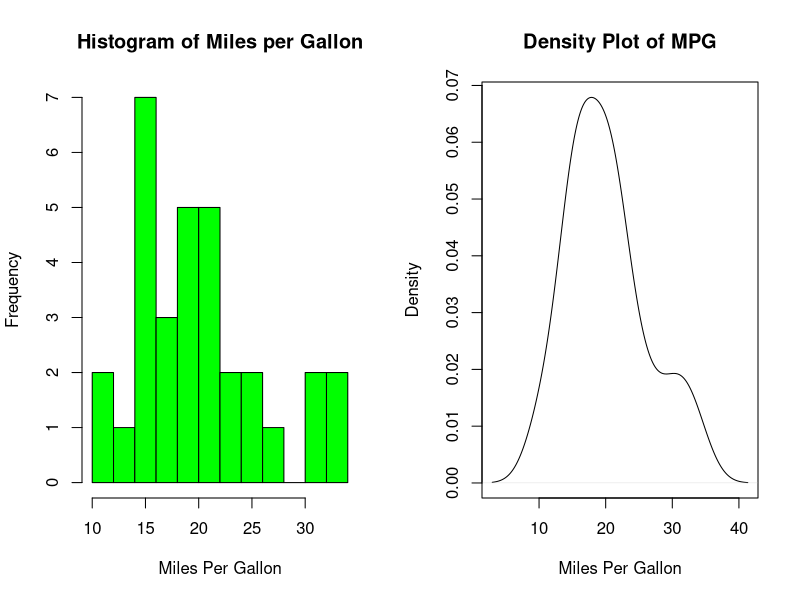
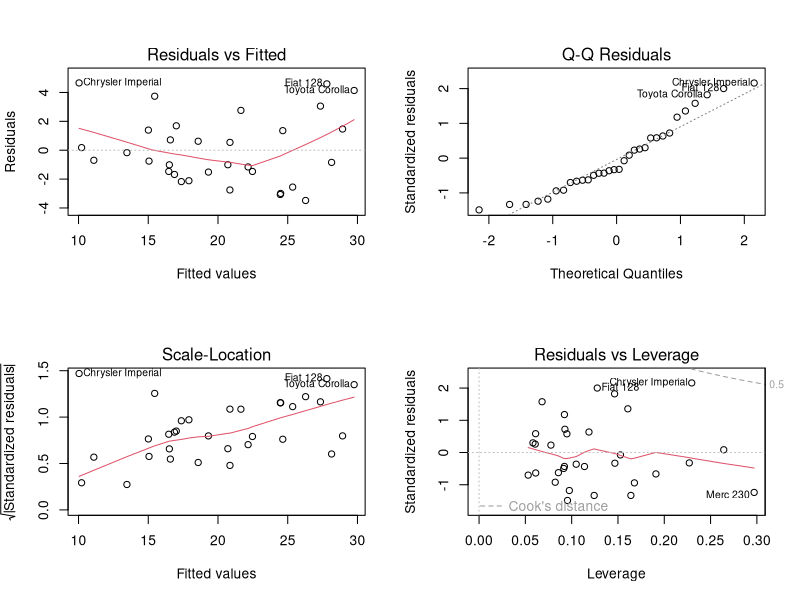

These figures' R source, in order:
## ---- chunk 1
echo = TRUE
options(scipen = 1)
## ---- chunk 2
library(datasets)
mpgData <- with(mtcars, data.frame(mpg, am))
mpgData$am <- factor(mpgData$am, labels = c("Automatic", "Manual"))
summary(mpgData)
## ---- chunk 3
summary(aov(mpg ~ ., data=mtcars))
## ---- chunk 4
data(mtcars)
sort(cor(mtcars)[1,])
## ---- chunk 5
LRM1 <- lm(mtcars$mpg ~ cyl + disp + wt, data=subset(mtcars, select=c(mpg, cyl, disp, wt)))
summary(LRM1)$coefficients
## ---- chunk 6
LRM2 = step(lm(data = mtcars, mpg ~ .),trace=0,steps=10000)
summary(LRM2)
## ---- chunk 7
LRM3 <- lm(mpg~am + wt + qsec, data = mtcars)
anova(LRM1, LRM3)
## ---- chunk 8
summary(mpgData[mpgData$am == "Automatic",])
summary(mpgData[mpgData$am == "Manual",])
## ---- chunk 9
LRM4 <- lm(mpg ~ as.integer(am), data=mpgData)
summary(LRM2)
## ---- chunk 10
par(mfrow = c(1, 2))
# Histogram with Normal Curve
hist(mpgData$mpg, breaks=12, xlab="Miles Per Gallon", main="Histogram of Miles per Gallon", col="green")

# Kernel Density Plot
d <- density(mpgData$mpg)
plot(d, xlab = "Miles Per Gallon", main ="Density Plot of MPG")
## ---- chunk 11
par(mfrow = c(2,2))
plot(LRM3)
